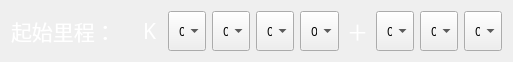
     <widget class="QWidget" name="layoutWidget">
      <property name="geometry">
       <rect>
        <x>13</x>
        <y>321</y>
        <width>513</width>
        <height>42</height>
       </rect>
      </property>
      <layout class="QHBoxLayout" name="horizontalLayout">
       <item>
        <widget class="QLabel" name="label_8">
         <property name="minimumSize">
          <size>
           <width>120</width>
           <height>40</height>
          </size>
         </property>
         <property name="maximumSize">
          <size>
           <width>140</width>
           <height>50</height>
          </size>
         </property>
         <property name="font">
          <font>
           <family>微软雅黑</family>
           <pointsize>16</pointsize>
          </font>
         </property>
         <property name="contextMenuPolicy">
          <enum>Qt::DefaultContextMenu</enum>
         </property>
         <property name="styleSheet">
          <string notr="true">color: rgb(255, 255, 255);</string>
         </property>
         <property name="text">
          <string>起始里程：</string>
         </property>
        </widget>
       </item>
       <item>
        <widget class="QLabel" name="addName_2">
         <property name="sizePolicy">
          <sizepolicy hsizetype="Preferred" vsizetype="Fixed">
           <horstretch>0</horstretch>
           <verstretch>0</verstretch>
          </sizepolicy>
         </property>
         <property name="minimumSize">
          <size>
           <width>25</width>
           <height>25</height>
          </size>
         </property>
         <property name="maximumSize">
          <size>
           <width>50</width>
           <height>50</height>
          </size>
         </property>
         <property name="font">
          <font>
           <family>微软雅黑</family>
           <pointsize>16</pointsize>
          </font>
         </property>
         <property name="styleSheet">
          <string notr="true">color: rgb(255, 255, 255);</string>
         </property>
         <property name="text">
          <string>K</string>
         </property>
         <property name="textFormat">
          <enum>Qt::PlainText</enum>
         </property>
         <property name="alignment">
          <set>Qt::AlignCenter</set>
         </property>
        </widget>
       </item>
       <item>
        <widget class="QComboBox" name="MileageBox_1">
         <property name="minimumSize">
          <size>
           <width>30</width>
           <height>25</height>
          </size>
         </property>
         <property name="maximumSize">
          <size>
           <width>51</width>
           <height>50</height>
          </size>
         </property>
         <property name="font">
          <font>
           <family>微软雅黑</family>
           <pointsize>9</pointsize>
          </font>
         </property>
         <property name="styleSheet">
          <string notr="true"/>
         </property>
         <property name="editable">
          <bool>false</bool>
         </property>
         <property name="currentIndex">
          <number>0</number>
         </property>
         <property name="sizeAdjustPolicy">
          <enum>QComboBox::AdjustToContentsOnFirstShow</enum>
         </property>
         <item>
          <property name="text">
           <string>  0</string>
          </property>
         </item>
         <item>
          <property name="text">
           <string>  1</string>
          </property>
         </item>
         <item>
          <property name="text">
           <string>  2</string>
          </property>
         </item>
         <item>
          <property name="text">
           <string>  3</string>
          </property>
         </item>
         <item>
          <property name="text">
           <string>  4</string>
          </property>
         </item>
         <item>
          <property name="text">
           <string>  5</string>
          </property>
         </item>
         <item>
          <property name="text">
           <string>  6</string>
          </property>
         </item>
         <item>
          <property name="text">
           <string>  7</string>
          </property>
         </item>
         <item>
          <property name="text">
           <string>  8</string>
          </property>
         </item>
         <item>
          <property name="text">
           <string>  9</string>
          </property>
         </item>
        </widget>
       </item>
       <item>
        <widget class="QComboBox" name="MileageBox_2">
         <property name="minimumSize">
          <size>
           <width>25</width>
           <height>25</height>
          </size>
         </property>
         <property name="maximumSize">
          <size>
           <width>51</width>
           <height>50</height>
          </size>
         </property>
         <property name="font">
          <font>
           <family>微软雅黑</family>
           <pointsize>9</pointsize>
          </font>
         </property>
         <property name="styleSheet">
          <string notr="true"/>
         </property>
         <item>
          <property name="text">
           <string>  0</string>
          </property>
         </item>
         <item>
          <property name="text">
           <string>  1</string>
          </property>
         </item>
         <item>
          <property name="text">
           <string>  2</string>
          </property>
         </item>
         <item>
          <property name="text">
           <string>  3</string>
          </property>
         </item>
         <item>
          <property name="text">
           <string>  4</string>
          </property>
         </item>
         <item>
          <property name="text">
           <string>  5</string>
          </property>
         </item>
         <item>
          <property name="text">
           <string>  6</string>
          </property>
         </item>
         <item>
          <property name="text">
           <string>  7</string>
          </property>
         </item>
         <item>
          <property name="text">
           <string>  8</string>
          </property>
         </item>
         <item>
          <property name="text">
           <string>  9</string>
          </property>
         </item>
        </widget>
       </item>
       <item>
        <widget class="QComboBox" name="MileageBox_3">
         <property name="minimumSize">
          <size>
           <width>25</width>
           <height>25</height>
          </size>
         </property>
         <property name="maximumSize">
          <size>
           <width>51</width>
           <height>50</height>
          </size>
         </property>
         <property name="font">
          <font>
           <family>微软雅黑</family>
           <pointsize>9</pointsize>
          </font>
         </property>
         <property name="styleSheet">
          <string notr="true"/>
         </property>
         <item>
          <property name="text">
           <string>  0</string>
          </property>
         </item>
         <item>
          <property name="text">
           <string>  1</string>
          </property>
         </item>
         <item>
          <property name="text">
           <string>  2</string>
          </property>
         </item>
         <item>
          <property name="text">
           <string>  3</string>
          </property>
         </item>
         <item>
          <property name="text">
           <string>  4</string>
          </property>
         </item>
         <item>
          <property name="text">
           <string>  5</string>
          </property>
         </item>
         <item>
          <property name="text">
           <string>  6</string>
          </property>
         </item>
         <item>
          <property name="text">
           <string>  7</string>
          </property>
         </item>
         <item>
          <property name="text">
           <string>  8</string>
          </property>
         </item>
         <item>
          <property name="text">
           <string>  9</string>
          </property>
         </item>
        </widget>
       </item>
       <item>
        <widget class="QComboBox" name="MileageBox_4">
         <property name="minimumSize">
          <size>
           <width>30</width>
           <height>25</height>
          </size>
         </property>
         <property name="maximumSize">
          <size>
           <width>51</width>
           <height>50</height>
          </size>
         </property>
         <property name="font">
          <font>
           <family>微软雅黑</family>
           <pointsize>9</pointsize>
          </font>
         </property>
         <property name="styleSheet">
          <string notr="true"/>
         </property>
         <item>
          <property name="text">
           <string>  0</string>
          </property>
         </item>
         <item>
          <property name="text">
           <string>  1</string>
          </property>
         </item>
         <item>
          <property name="text">
           <string>  2</string>
          </property>
         </item>
         <item>
          <property name="text">
           <string>  3</string>
          </property>
         </item>
         <item>
          <property name="text">
           <string>  4</string>
          </property>
         </item>
         <item>
          <property name="text">
           <string>  5</string>
          </property>
         </item>
         <item>
          <property name="text">
           <string>  6</string>
          </property>
         </item>
         <item>
          <property name="text">
           <string>  7</string>
          </property>
         </item>
         <item>
          <property name="text">
           <string>  8</string>
          </property>
         </item>
         <item>
          <property name="text">
           <string>  9</string>
          </property>
         </item>
        </widget>
       </item>
       <item>
        <widget class="QLabel" name="addName">
         <property name="sizePolicy">
          <sizepolicy hsizetype="Preferred" vsizetype="Fixed">
           <horstretch>0</horstretch>
           <verstretch>0</verstretch>
          </sizepolicy>
         </property>
         <property name="minimumSize">
          <size>
           <width>25</width>
           <height>25</height>
          </size>
         </property>
         <property name="maximumSize">
          <size>
           <width>51</width>
           <height>120</height>
          </size>
         </property>
         <property name="font">
          <font>
           <family>微软雅黑</family>
           <pointsize>16</pointsize>
          </font>
         </property>
         <property name="autoFillBackground">
          <bool>false</bool>
         </property>
         <property name="styleSheet">
          <string notr="true">color: rgb(255, 255, 255);</string>
         </property>
         <property name="text">
          <string>＋</string>
         </property>
         <property name="textFormat">
          <enum>Qt::PlainText</enum>
         </property>
         <property name="scaledContents">
          <bool>true</bool>
         </property>
         <property name="alignment">
          <set>Qt::AlignCenter</set>
         </property>
        </widget>
       </item>
       <item>
        <widget class="QComboBox" name="MileageBox_5">
         <property name="minimumSize">
          <size>
           <width>25</width>
           <height>25</height>
          </size>
         </property>
         <property name="maximumSize">
          <size>
           <width>51</width>
           <height>50</height>
          </size>
         </property>
         <property name="font">
          <font>
           <family>微软雅黑</family>
           <pointsize>9</pointsize>
          </font>
         </property>
         <property name="styleSheet">
          <string notr="true"/>
         </property>
         <item>
          <property name="text">
           <string>  0</string>
          </property>
         </item>
         <item>
          <property name="text">
           <string>  1</string>
          </property>
         </item>
         <item>
          <property name="text">
           <string>  2</string>
          </property>
         </item>
         <item>
          <property name="text">
           <string>  3</string>
          </property>
         </item>
         <item>
          <property name="text">
           <string>  4</string>
          </property>
         </item>
         <item>
          <property name="text">
           <string>  5</string>
          </property>
         </item>
         <item>
          <property name="text">
           <string>  6</string>
          </property>
         </item>
         <item>
          <property name="text">
           <string>  7</string>
          </property>
         </item>
         <item>
          <property name="text">
           <string>  8</string>
          </property>
         </item>
         <item>
          <property name="text">
           <string>  9</string>
          </property>
         </item>
        </widget>
       </item>
       <item>
        <widget class="QComboBox" name="MileageBox_6">
         <property name="minimumSize">
          <size>
           <width>25</width>
           <height>25</height>
          </size>
         </property>
         <property name="maximumSize">
          <size>
           <width>51</width>
           <height>50</height>
          </size>
         </property>
         <property name="font">
          <font>
           <family>微软雅黑</family>
           <pointsize>9</pointsize>
          </font>
         </property>
         <property name="styleSheet">
          <string notr="true"/>
         </property>
         <item>
          <property name="text">
           <string>  0</string>
          </property>
         </item>
         <item>
          <property name="text">
           <string>  1</string>
          </property>
         </item>
         <item>
          <property name="text">
           <string>  2</string>
          </property>
         </item>
         <item>
          <property name="text">
           <string>  3</string>
          </property>
         </item>
         <item>
          <property name="text">
           <string>  4</string>
          </property>
         </item>
         <item>
          <property name="text">
           <string>  5</string>
          </property>
         </item>
         <item>
          <property name="text">
           <string>  6</string>
          </property>
         </item>
         <item>
          <property name="text">
           <string>  7</string>
          </property>
         </item>
         <item>
          <property name="text">
           <string>  8</string>
          </property>
         </item>
         <item>
          <property name="text">
           <string>  9</string>
          </property>
         </item>
        </widget>
       </item>
       <item>
        <widget class="QComboBox" name="MileageBox_7">
         <property name="minimumSize">
          <size>
           <width>25</width>
           <height>25</height>
          </size>
         </property>
         <property name="maximumSize">
          <size>
           <width>51</width>
           <height>50</height>
          </size>
         </property>
         <property name="font">
          <font>
           <family>微软雅黑</family>
           <pointsize>9</pointsize>
          </font>
         </property>
         <property name="styleSheet">
          <string notr="true"/>
         </property>
         <item>
          <property name="text">
           <string>  0</string>
          </property>
         </item>
         <item>
          <property name="text">
           <string>  1</string>
          </property>
         </item>
         <item>
          <property name="text">
           <string>  2</string>
          </property>
         </item>
         <item>
          <property name="text">
           <string>  3</string>
          </property>
         </item>
         <item>
          <property name="text">
           <string>  4</string>
          </property>
         </item>
         <item>
          <property name="text">
           <string>  5</string>
          </property>
         </item>
         <item>
          <property name="text">
           <string>  6</string>
          </property>
         </item>
         <item>
          <property name="text">
           <string>  7</string>
          </property>
         </item>
         <item>
          <property name="text">
           <string>  8</string>
          </property>
         </item>
         <item>
          <property name="text">
           <string>  9</string>
          </property>
         </item>
        </widget>
       </item>
      </layout>
     </widget>
